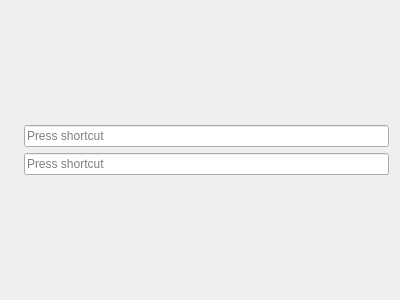
<?xml version="1.0" encoding="UTF-8"?>
<ui version="4.0">
 <class>Form</class>
 <widget class="QWidget" name="Form">
  <property name="geometry">
   <rect>
    <x>0</x>
    <y>0</y>
    <width>400</width>
    <height>300</height>
   </rect>
  </property>
  <property name="windowTitle">
   <string>Form</string>
  </property>
  <layout class="QHBoxLayout" name="horizontalLayout">
   <item>
    <widget class="QLabel" name="label">
     <property name="text">
      <string/>
     </property>
     <property name="pixmap">
      <pixmap>icons8-digital-pen-64.png</pixmap>
     </property>
    </widget>
   </item>
   <item>
    <layout class="QVBoxLayout" name="verticalLayout">
     <item>
      <spacer name="verticalSpacer">
       <property name="orientation">
        <enum>Qt::Vertical</enum>
       </property>
       <property name="sizeHint" stdset="0">
        <size>
         <width>20</width>
         <height>40</height>
        </size>
       </property>
      </spacer>
     </item>
     <item>
      <widget class="QKeySequenceEdit" name="keySequenceEdit"/>
     </item>
     <item>
      <widget class="QKeySequenceEdit" name="keySequenceEdit_2"/>
     </item>
     <item>
      <spacer name="verticalSpacer_2">
       <property name="orientation">
        <enum>Qt::Vertical</enum>
       </property>
       <property name="sizeHint" stdset="0">
        <size>
         <width>20</width>
         <height>40</height>
        </size>
       </property>
      </spacer>
     </item>
    </layout>
   </item>
  </layout>
 </widget>
 <resources/>
 <connections/>
</ui>
